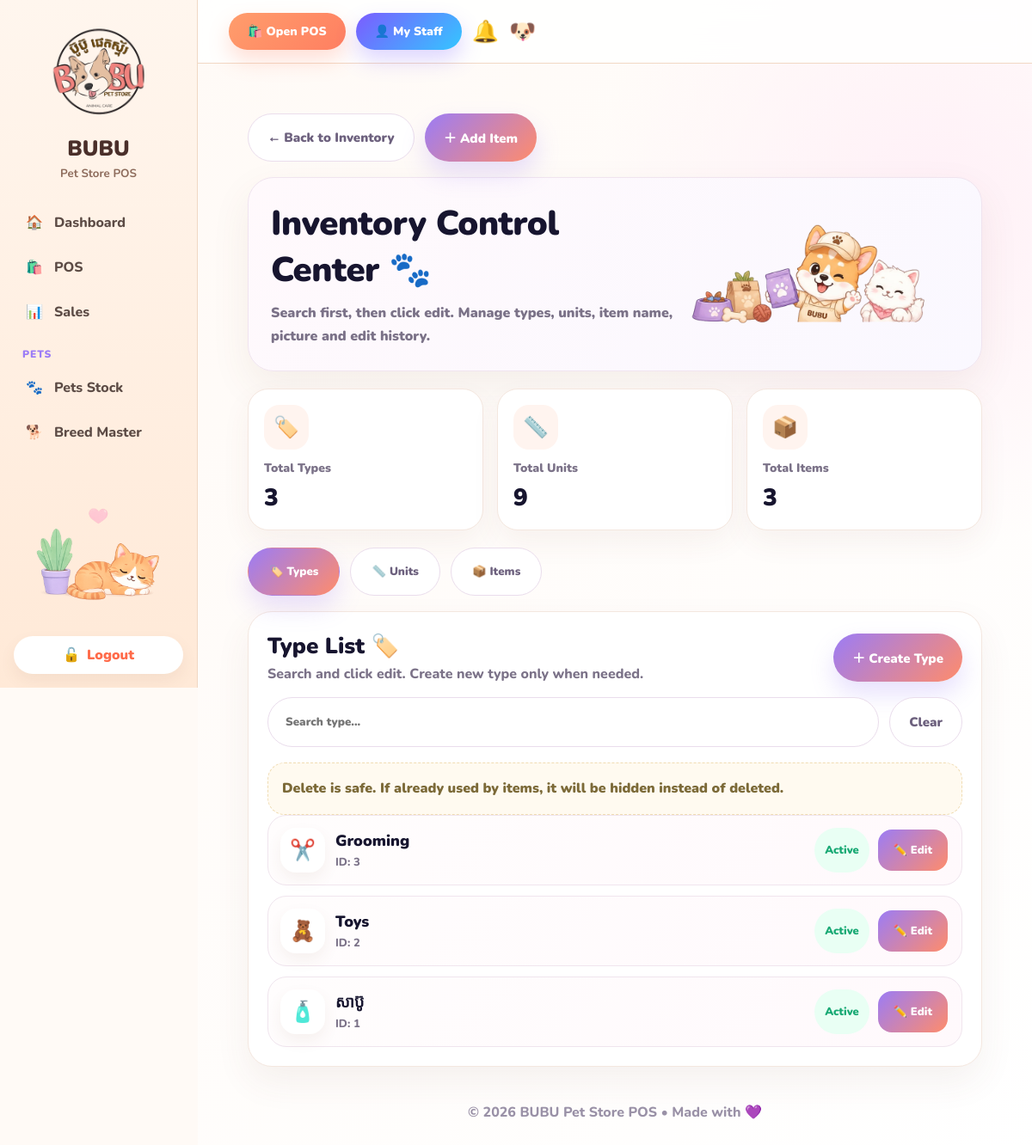
The app's page /inventory/control-center/ (signed in) with its own data.
### inventory/models.py (models this page shows, shortened)
class ItemType(models.Model):
    name = models.CharField(max_length=100, unique=True)
    emoji = models.CharField(max_length=10, blank=True, default="📦")
    is_active = models.BooleanField(default=True)

### inventory/views.py (the view, shortened to what this page needs)
# urls.py: path("control-center/", views.inventory_control_center, name="inventory_control_center"),
@login_required
def inventory_control_center(request):
    if not can_manage_inventory(request.user):
        messages.error(request, "You do not have permission.")
        return redirect("item_list")
    seed_default_units()
    type_form = ItemTypeForm(prefix="type")
    unit_form = UnitOptionForm(prefix="unit")
    item_types = ItemType.objects.all().order_by("name")
    units = UnitOption.objects.all().order_by("name")
    items = (
        Item.objects
        .select_related("item_type")
        .prefetch_related("edit_histories__edited_by")
        .order_by("name")
    )
    active_item_types = ItemType.objects.filter(is_active=True).order_by("name")
    active_units = UnitOption.objects.filter(is_active=True).order_by("name")
    return render(request, "inventory/inventory_control_center.html", {
        "type_form": type_form,
        "unit_form": unit_form,
        "item_types": item_types,
        "units": units,
        "items": items,
        "active_item_types": active_item_types,
        "active_units": active_units,
    })

### inventory/forms.py
class ItemTypeForm(forms.ModelForm):
    class Meta:
        model = ItemType
        fields = ["name", "emoji", "is_active"]

class UnitOptionForm(forms.ModelForm):
    class Meta:
        model = UnitOption
        fields = ["code", "name", "emoji", "is_active"]
        widgets = {
            "code": forms.TextInput(attrs={
                "class": "form-control",
                "placeholder": "Example: service",
            }),
            "name": forms.TextInput(attrs={
                "class": "form-control",
                "placeholder": "Example: Service",
            }),
            "emoji": forms.TextInput(attrs={
                "class": "form-control",
                "placeholder": "📏",
            }),
            "is_active": forms.CheckboxInput(attrs={
                "class": "form-check-input",
            }),
        }

### inventory/views.py (called while the page is built, shortened)
def can_manage_inventory(user):
    return user.is_authenticated and (user.is_staff or user.is_superuser)

def seed_default_units():
    if UnitOption.objects.exists():
        return

### templates/inventory/inventory_control_center.html (shortened to what this page needs)
{% extends "base.html" %}
{% load static %}
{% block content %}
<div class="control-page">
    <div class="top-bar">
        <a href="{% url 'item_list' %}" class="touch-btn-soft">← Back to Inventory</a>
        <a href="{% url 'item_create' %}" class="touch-btn">＋ Add Item</a>
    </div>
    <div class="hero-card">
        <div>
            <h1 class="hero-title">Inventory Control Center 🐾</h1>
            <p class="hero-sub">
                Search first, then click edit. Manage types, units, item name, picture and edit history.
            </p>
        </div>
        <img src="{% static 'img/inventory-hero.png' %}" class="hero-img" alt="Inventory Control">
    </div>
    <div class="summary-grid">
        <div class="summary-card">
            <div class="summary-icon">🏷️</div>
            <div class="summary-label">Total Types</div>
            <div class="summary-value">{{ item_types|length }}</div>
        </div>
        <div class="summary-card">
            <div class="summary-icon">📏</div>
            <div class="summary-label">Total Units</div>
            <div class="summary-value">{{ units|length }}</div>
        </div>
        <div class="summary-card">
            <div class="summary-icon">📦</div>
            <div class="summary-label">Total Items</div>
            <div class="summary-value">{{ items|length }}</div>
        </div>
    </div>
    <div class="tab-row">
        <button type="button" class="tab-btn active" id="typeTabBtn" onclick="showPanel('types')">🏷️ Types</button>
        <button type="button" class="tab-btn" id="unitTabBtn" onclick="showPanel('units')">📏 Units</button>
        <button type="button" class="tab-btn" id="itemTabBtn" onclick="showPanel('items')">📦 Items</button>
    </div>
    <div class="panel" id="typesPanel">
        <div class="section-head">
            <div>
                <h2 class="section-title">Type List 🏷️</h2>
                <p class="section-sub">Search and click edit. Create new type only when needed.</p>
            </div>
            <button type="button" class="touch-btn" onclick="toggleCreateBox('createTypeBox')">＋ Create Type</button>
        </div>
        <div class="search-row">
            <input type="text" class="search-input" id="typeSearch" placeholder="Search type..." oninput="filterList('type')">
            <button type="button" class="touch-btn-soft" onclick="clearSearch('type')">Clear</button>
        </div>
        <div class="helper-box">
            Delete is safe. If already used by items, it will be hidden instead of deleted.
        </div>
        <div class="list-wrap">
            {% for item_type in item_types %}
            <div class="list-item type-row" data-search="{{ item_type.name|lower }} {{ item_type.emoji|default:''|lower }}">
                <div class="item-main">
                    <div class="item-icon">{{ item_type.emoji|default:"📦" }}</div>
                    <div>
                        <div class="item-name">{{ item_type.name }}</div>
                        <div class="item-meta">ID: {{ item_type.id }}</div>
                    </div>
                </div>
                <div class="item-actions">
                    {% if item_type.is_active %}
                        <span class="badge badge-green">Active</span>
                    {% else %}
                        <span class="badge badge-red">Hidden</span>
                    {% endif %}
                    <button type="button" class="mini-btn" onclick="openTypePopup('{{ item_type.id }}')">✏️ Edit</button>
                </div>
            </div>
            {% empty %}
            <div class="empty-box">No item types yet.</div>
            {% endfor %}
        </div>
    </div>
</div>
{% endblock %}

### templates/base.html (style rules this page uses)
* { box-sizing:border-box; }
html, body { margin:0; width:100%; min-height:100%; overflow-x:hidden; font-family:'Nunito',sans-serif; background:#fffaf6; color:#17152f; }
a { text-decoration:none; color:inherit; }
h1 { font-size:36px; font-weight:900; margin:0 0 8px; letter-spacing:-.5px; }
.search-input, input, select, textarea { border:1px solid #eaddec; border-radius:24px; padding:13px 16px; outline:none; background:white; font-family:'Nunito',sans-serif; font-weight:800; max-width:100%; }
.search-input { width:230px; height:44px; }
.btn, button { min-height:44px; border:0; border-radius:24px; padding:0 24px; font-weight:900; text-decoration:none; display:inline-flex; align-items:center; justify-content:center; gap:8px; cursor:pointer; font-family:'Nunito',sans-serif; transition:.2s; }
.mini-btn { display:inline-flex; align-items:center; justify-content:center; gap:5px; padding:8px 13px; border-radius:16px; font-size:13px; font-weight:900; text-decoration:none; margin:2px; transition:.2s; }
.badge { display:inline-flex; align-items:center; justify-content:center; padding:8px 14px; border-radius:999px; font-weight:900; font-size:13px; }
.badge-green { background:#e5faee;color:#28c76f; }

### records on screen
ItemType: emoji "✂️", name "Grooming", id "3", is_active "Active"
ItemType: emoji "🧸", name "Toys", id "2", is_active "Active"
ItemType: emoji "🧴", name "សាប៊ូ", id "1", is_active "Active"

### other values on screen
{{ item_types|length }} "3"
{{ units|length }} "9"
{{ items|length }} "3"
